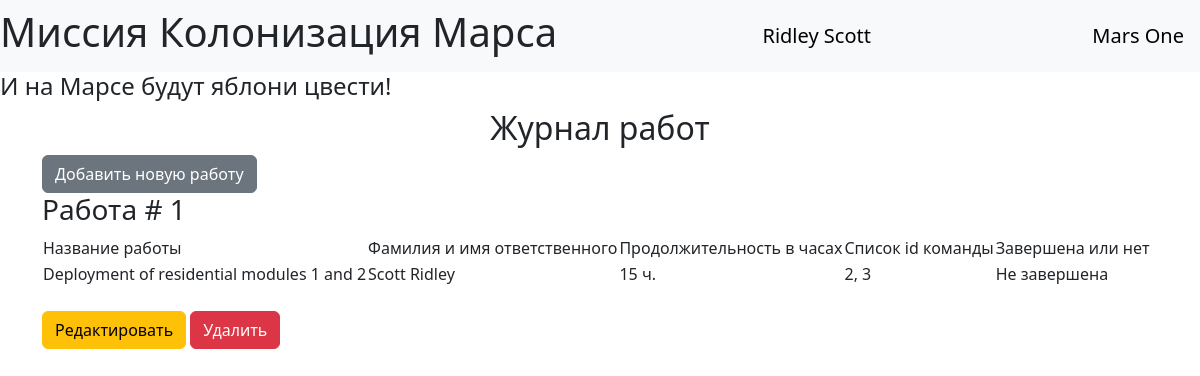
The page / (signed in) on the database its author committed.
### data/users.py (models this page shows, shortened)
class User(SqlAlchemyBase, UserMixin, SerializerMixin):
    __tablename__ = 'users'
    id = sqlalchemy.Column(sqlalchemy.Integer,
                           primary_key=True, autoincrement=True)
    surname = sqlalchemy.Column(sqlalchemy.String, nullable=True)
    name = sqlalchemy.Column(sqlalchemy.String, nullable=True)
    age = sqlalchemy.Column(sqlalchemy.Integer, nullable=True)
    position = sqlalchemy.Column(sqlalchemy.String, nullable=True)
    speciality = sqlalchemy.Column(sqlalchemy.String, nullable=True)
    address = sqlalchemy.Column(sqlalchemy.String, nullable=True)
    email = sqlalchemy.Column(sqlalchemy.String,
                              unique=True, nullable=True)
    hashed_password = sqlalchemy.Column(sqlalchemy.String, nullable=True)
    modified_date = sqlalchemy.Column(sqlalchemy.DateTime,
                                      default=datetime.datetime.now)
    jobs = orm.relationship("Jobs", back_populates='user')

### data/jobs.py (models this page shows)
class Jobs(SqlAlchemyBase, SerializerMixin):
    __tablename__ = 'jobs'
    id = sqlalchemy.Column(sqlalchemy.Integer,
                           primary_key=True, autoincrement=True)
    team_leader = sqlalchemy.Column(sqlalchemy.Integer,
                                    sqlalchemy.ForeignKey("users.id"))
    job = sqlalchemy.Column(sqlalchemy.String, nullable=True)
    work_size = sqlalchemy.Column(sqlalchemy.Integer, nullable=True)
    collaborators = sqlalchemy.Column(sqlalchemy.String, nullable=True)
    start_date = sqlalchemy.Column(sqlalchemy.DateTime,
                                   default=datetime.datetime.now)
    end_date = sqlalchemy.Column(sqlalchemy.DateTime,
                                 default=datetime.datetime.now)
    is_finished = sqlalchemy.Column(sqlalchemy.Boolean, default=True)
    user = orm.relationship('User')

### server.py (the view)
@app.route("/")
def index():
    db_sess = db_session.create_session()
    jobs = db_sess.query(Jobs).all()
    names = dict()
    for job in jobs:
        user = db_sess.query(User).filter(User.id == job.team_leader).first()
        names[job.team_leader] = user.surname + ' ' + user.name
    return render_template("index.html", jobs=jobs, names=names, title="Марсиане")

### data/db_session.py (called while the page is built)
def create_session() -> Session:
    global __factory
    return __factory()

### server.py (called while the page is built)
@login_manager.user_loader
def load_user(user_id):
    db_sess = db_session.create_session()
    return db_sess.query(User).get(user_id)

### templates/index.html
{% extends "base.html" %}
{% block content %}
<h2>Журнал работ</h2>
{% if current_user.is_authenticated %}
<a href="/addjob" class="btn btn-secondary">Добавить новую работу</a>
{% endif %}
{% for job in jobs %}
<h3>Работа # {{ job.id }}</h3>
<div class="table_container">
    <table class="my_table">
        <tr class="my_row">
            <td class="title">Название работы</td>
            <td class="title">Фамилия и имя ответственного</td>
            <td class="title">Продолжительность в часах</td>
            <td class="title">Список id команды</td>
            <td class="title">Завершена или нет</td>
        </tr>
        <tr class="my_row">
            <td class="ordinary">{{ job.job.capitalize() }}</td>
            <td class="ordinary">{{ names[job.team_leader] }}</td>
            <td class="ordinary">{{ job.work_size }} ч.</td>
            <td class="ordinary">{{ job.collaborators }}</td>
            {% if job.is_finished %}
            <td class="ordinary">Завершена</td>
            {% else %}
            <td class="ordinary">Не завершена</td>
            {% endif %}
        </tr>
    </table>
</div>
<br>
{% if current_user.is_authenticated and current_user.id == job.team_leader or current_user.id == 1  %}
<div>
    <a href="/jobs/{{ job.id }}" class="btn btn-warning">Редактировать</a>
    <a href="/job_delete/{{ job.id }}" class="btn btn-danger">Удалить</a>
</div>
{% endif %}
{% endfor %}
{% endblock %}

### templates/base.html (shortened to what this page needs)
<!doctype html>
<html lang="en">
<head>
    <link href="https://cdn.jsdelivr.net/npm/bootstrap@5.3.3/dist/css/bootstrap.min.css"
          rel="stylesheet"
>
    <link rel="stylesheet" type="text/css" href="../static/css/style.css"/>
</head>
<body>
<header>
    <nav class="navbar navbar-light bg-light">
        <h1>Миссия Колонизация Марса</h1>
        {% if current_user.is_authenticated %}
        <a class="navbar-brand" href="/logout">{{ current_user.name }} {{ current_user.surname }}</a>
        {% else %}
        <p>
            <a class="btn btn-primary " href="/register">Зарегистрироваться</a>
            <a class="btn btn-success" href="/login">Войти</a>
        </p>
        {% endif %}
        <a class="navbar-brand" href="#">Mars One</a>
    </nav>
    <h4>И на Марсе будут яблони цвести!</h4>
</header>
<main role="main" class="container">
    {% block content %}{% endblock %}
</main>
</body>
</html>

### static/css/style.css (style rules this page uses)
h2 { text-align: center; }

### rows shown on the page
User: name "Ridley", surname "Scott"
Jobs: id "1", job "Deployment of residential modules 1 and 2", team_leader "Scott Ridley", work_size "15", collaborators "2, 3", is_finished "Не завершена"
